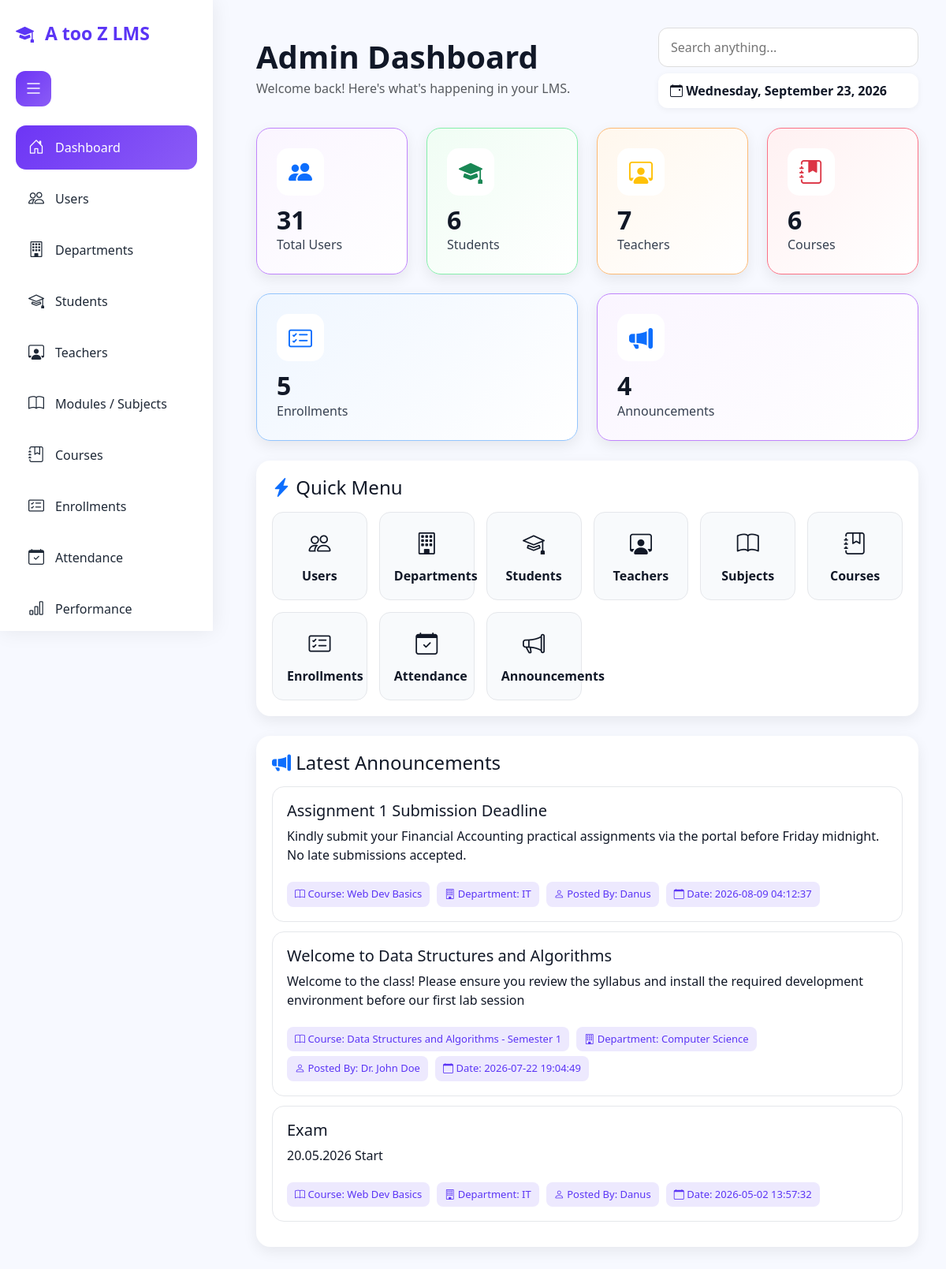
Page /admin/dashboard.php (signed in) on the committed database.
### tables this page shows
CREATE TABLE `announcement` (
  `AnnouncementID` int(11) NOT NULL,
  `Title` varchar(255) DEFAULT NULL,
  `Message` text DEFAULT NULL,
  `CreatedDate` timestamp NOT NULL DEFAULT current_timestamp(),
  `CourseID` int(11) DEFAULT NULL,
  `UserID` int(11) DEFAULT NULL
);

CREATE TABLE `course` (
  `CourseID` int(11) NOT NULL,
  `CourseTitle` varchar(150) NOT NULL,
  `CourseDescription` text DEFAULT NULL,
  `SubjectID` int(11) DEFAULT NULL,
  `TeacherID` int(11) DEFAULT NULL,
  `Semester` varchar(20) DEFAULT NULL,
  `CreatedDate` timestamp NOT NULL DEFAULT current_timestamp()
);

CREATE TABLE `department` (
  `DepartmentID` int(11) NOT NULL,
  `DepartmentName` varchar(100) NOT NULL,
  `Description` text DEFAULT NULL,
  `CreatedDate` timestamp NOT NULL DEFAULT current_timestamp()
);

CREATE TABLE `users` (
  `user_id` int(11) NOT NULL,
  `username` varchar(50) NOT NULL,
  `password` varchar(255) NOT NULL,
  `full_name` varchar(100) NOT NULL,
  `email` varchar(100) DEFAULT NULL,
  `phone` varchar(15) DEFAULT NULL,
  `role` enum('admin','teacher','student') NOT NULL,
  `status` enum('active','inactive') DEFAULT 'active',
  `created_at` timestamp NOT NULL DEFAULT current_timestamp()
);

### admin/dashboard.php (the view, shortened to what this page needs)
<?php
include("../config/db.php");
$users = $conn->query("SELECT COUNT(*) as total FROM users")->fetch_assoc()['total'];
$students = $conn->query("SELECT COUNT(*) as total FROM Student")->fetch_assoc()['total'];
$teachers = $conn->query("SELECT COUNT(*) as total FROM Teacher")->fetch_assoc()['total'];
$courses = $conn->query("SELECT COUNT(*) as total FROM Course")->fetch_assoc()['total'];
$enrollments = $conn->query("SELECT COUNT(*) as total FROM Enrollment")->fetch_assoc()['total'];
$announcements = $conn->query("SELECT COUNT(*) as total FROM Announcement")->fetch_assoc()['total'];
?>
<!DOCTYPE html>
<html lang="en">
<head>
<link href="https://cdn.jsdelivr.net/npm/bootstrap@5.3.0/dist/css/bootstrap.min.css" rel="stylesheet">
<link href="https://cdn.jsdelivr.net/npm/bootstrap-icons/font/bootstrap-icons.css" rel="stylesheet">
</head>
<body>
<div class="wrapper">
<aside class="sidebar" id="sidebar">
    <div class="logo">
        <i class="bi bi-mortarboard-fill"></i>
        <span>A too Z LMS</span>
    </div>
    <div class="left-title">
            <button id="menuToggle" class="toggle-btn">
                <i class="bi bi-list"></i>
            </button>
    </div>
    <br>
    <ul class="menu">
        <li><a href="dashboard.php" class="active"><i class="bi bi-house-door"></i><span>Dashboard</span></a></li>
        <li><a href="manage_users.php"><i class="bi bi-people"></i><span>Users</span></a></li>
        <li><a href="manage_departments.php"><i class="bi bi-building"></i><span>Departments</span></a></li>
        <li><a href="manage_students.php"><i class="bi bi-mortarboard"></i><span>Students</span></a></li>
        <li><a href="manage_teachers.php"><i class="bi bi-person-workspace"></i><span>Teachers</span></a></li>
        <li><a href="manage_subjects.php"><i class="bi bi-book"></i><span>Modules / Subjects</span></a></li>
        <li><a href="manage_courses.php"><i class="bi bi-journal-bookmark"></i><span>Courses</span></a></li>
        <li><a href="manage_enrollment.php"><i class="bi bi-card-checklist"></i><span>Enrollments</span></a></li>
        <li><a href="attendance_report.php"><i class="bi bi-calendar-check"></i><span>Attendance</span></a></li>
        <li><a href="performance_report.php"><i class="bi bi-bar-chart"></i><span>Performance</span></a></li>
    </ul>
</aside>
<main class="content" id="content">
    <div class="topbar">
        <div class="left-title">
            <div>
                <h1 class="fw-bold mb-1">Admin Dashboard</h1>
                <p class="text-muted mb-0">Welcome back! Here's what's happening in your LMS.</p>
            </div>
        </div>
        <div>
            <input type="text" class="search-box" placeholder="Search anything...">
            <div class="date-box mt-2">
                <i class="bi bi-calendar-event"></i>
                <?= date("l, F d, Y") ?>
            </div>
        </div>
    </div>
    <div class="row g-4">
        <div class="col-md-3">
            <div class="stat-card purple">
                <div class="stat-icon bg-white text-primary">
                    <i class="bi bi-people-fill"></i>
                </div>
                <h2><?= $users ?></h2>
                <p>Total Users</p>
            </div>
        </div>
        <div class="col-md-3">
            <div class="stat-card green">
                <div class="stat-icon bg-white text-success">
                    <i class="bi bi-mortarboard-fill"></i>
                </div>
                <h2><?= $students ?></h2>
                <p>Students</p>
            </div>
        </div>
        <div class="col-md-3">
            <div class="stat-card orange">
                <div class="stat-icon bg-white text-warning">
                    <i class="bi bi-person-workspace"></i>
                </div>
                <h2><?= $teachers ?></h2>
                <p>Teachers</p>
            </div>
        </div>
        <div class="col-md-3">
            <div class="stat-card pink">
                <div class="stat-icon bg-white text-danger">
                    <i class="bi bi-journal-bookmark-fill"></i>
                </div>
                <h2><?= $courses ?></h2>
                <p>Courses</p>
            </div>
        </div>
        <div class="col-md-6">
            <div class="stat-card blue">
                <div class="stat-icon bg-white text-primary">
                    <i class="bi bi-card-checklist"></i>
                </div>
                <h2><?= $enrollments ?></h2>
                <p>Enrollments</p>
            </div>
        </div>
        <div class="col-md-6">
            <div class="stat-card purple">
                <div class="stat-icon bg-white text-primary">
                    <i class="bi bi-megaphone-fill"></i>
                </div>
                <h2><?= $announcements ?></h2>
                <p>Announcements</p>
            </div>
        </div>
    </div>
    <div class="section-box">
        <h4 class="mb-3"><i class="bi bi-lightning-charge-fill text-primary"></i> Quick Menu</h4>
        <div class="quick-grid">
            <a href="manage_users.php" class="quick-item"><i class="bi bi-people"></i>Users</a>
            <a href="manage_departments.php" class="quick-item"><i class="bi bi-building"></i>Departments</a>
            <a href="manage_students.php" class="quick-item"><i class="bi bi-mortarboard"></i>Students</a>
            <a href="manage_teachers.php" class="quick-item"><i class="bi bi-person-workspace"></i>Teachers</a>
            <a href="manage_subjects.php" class="quick-item"><i class="bi bi-book"></i>Subjects</a>
            <a href="manage_courses.php" class="quick-item"><i class="bi bi-journal-bookmark"></i>Courses</a>
            <a href="manage_enrollment.php" class="quick-item"><i class="bi bi-card-checklist"></i>Enrollments</a>
            <a href="attendance_report.php" class="quick-item"><i class="bi bi-calendar-check"></i>Attendance</a>
            <a href="announcements.php" class="quick-item"><i class="bi bi-megaphone"></i>Announcements</a>
        </div>
    </div>
    <div class="section-box">
        <h4 class="mb-3"><i class="bi bi-megaphone-fill text-primary"></i> Latest Announcements</h4>
        <?php
        $latest = $conn->query("
        SELECT
            a.Title,
            a.Message,
            a.CreatedDate,
            u.full_name,
            c.CourseTitle,
            d.DepartmentName
        FROM Announcement a
        JOIN users u ON a.UserID = u.user_id
        JOIN Course c ON a.CourseID = c.CourseID
        JOIN Subject s ON c.SubjectID = s.SubjectID
        JOIN Department d ON s.DepartmentID = d.DepartmentID
        ORDER BY a.CreatedDate DESC
        LIMIT 3
        ");
        if ($latest->num_rows == 0) {
            echo "<p class='text-muted'>No announcements available.</p>";
        } else {
            while ($row = $latest->fetch_assoc()) {
                echo "
                <div class='announcement-card'>
                    <h5>".htmlspecialchars($row['Title'])."</h5>
                    <p>".htmlspecialchars($row['Message'])."</p>
                    <span class='badge-soft'><i class='bi bi-book'></i> Course: ".htmlspecialchars($row['CourseTitle'])."</span>
                    <span class='badge-soft'><i class='bi bi-building'></i> Department: ".htmlspecialchars($row['DepartmentName'])."</span>
                    <span class='badge-soft'><i class='bi bi-person'></i> Posted By: ".htmlspecialchars($row['full_name'])."</span>
                    <span class='badge-soft'><i class='bi bi-calendar'></i> Date: ".$row['CreatedDate']."</span>
                </div>";
            }
        }
        ?>
    </div>
</main>
</div>
</body>
</html>

### admin/dashboard.php (style rules this page uses)
body { margin:0; font-family:'Segoe UI', sans-serif; background:#f7f9ff; color:#111827; }
.wrapper { display:flex; }
.sidebar { width:270px; height:100vh; background:#fff; padding:25px 20px; position:fixed; left:0; top:0; box-shadow:0 0 25px rgba(0,0,0,0.08); overflow-y:auto; overflow-x:hidden; transition:all .3s ease; z-index:1000; }
.logo { font-size:23px; font-weight:700; color:#5b35f5; margin-bottom:30px; white-space:nowrap; }
.logo i { margin-right:8px; }
.menu { list-style:none; padding:0; margin:0; }
.menu li { margin-bottom:9px; }
.menu a { text-decoration:none; display:flex; align-items:center; gap:13px; color:#1f2937; padding:13px 15px; border-radius:13px; font-weight:500; white-space:nowrap; }
.menu a i { font-size:20px; min-width:22px; text-align:center; }
.menu a:hover, .menu a.active { background:linear-gradient(135deg,#6d35f5,#8b5cf6); color:white; }
.content { margin-left:290px; padding:35px; width:calc(100% - 290px); transition:all .3s ease; }
.topbar { display:flex; justify-content:space-between; align-items:center; margin-bottom:25px; gap:20px; }
.left-title { display:flex; align-items:center; gap:15px; }
.toggle-btn { border:none; background:linear-gradient(135deg,#6d35f5,#8b5cf6); color:white; width:45px; height:45px; border-radius:12px; font-size:24px; cursor:pointer; }
.search-box { width:330px; border:1px solid #ddd; border-radius:12px; padding:12px 15px; background:white; }
.date-box { background:white; padding:10px 15px; border-radius:12px; box-shadow:0 2px 8px rgba(0,0,0,0.05); font-weight:600; }
.stat-card { border-radius:18px; padding:25px; min-height:150px; background:white; box-shadow:0 6px 18px rgba(0,0,0,0.08); transition:.3s; }
.stat-icon { width:60px; height:60px; border-radius:15px; display:flex; align-items:center; justify-content:center; font-size:30px; margin-bottom:12px; }
.stat-card h2 { font-weight:700; margin:0; }
.stat-card p { margin:0; color:#374151; font-weight:500; }
.purple { background:linear-gradient(135deg,#faf5ff,#ffffff); border:1px solid #c084fc; }
.green { background:linear-gradient(135deg,#f0fdf4,#ffffff); border:1px solid #86efac; }
.orange { background:linear-gradient(135deg,#fff7ed,#ffffff); border:1px solid #fdba74; }
.pink { background:linear-gradient(135deg,#fff1f2,#ffffff); border:1px solid #fb7185; }
.blue { background:linear-gradient(135deg,#eff6ff,#ffffff); border:1px solid #93c5fd; }
.section-box { background:white; border-radius:18px; padding:20px; margin-top:25px; box-shadow:0 6px 18px rgba(0,0,0,0.07); }
.quick-grid { display:grid; grid-template-columns:repeat(auto-fit,minmax(120px,1fr)); gap:15px; }
.quick-item { text-decoration:none; color:#111827; padding:18px; border-radius:14px; text-align:center; background:#f8fafc; border:1px solid #e5e7eb; font-weight:600; transition:.3s; }
.quick-item i { font-size:28px; display:block; margin-bottom:8px; }
.announcement-card { background:#fff; border:1px solid #e5e7eb; border-radius:15px; padding:18px; margin-bottom:12px; }
.badge-soft { background:#ede9fe; color:#5b35f5; padding:6px 10px; border-radius:8px; font-size:13px; margin-right:5px; display:inline-block; margin-top:6px; }

### rows in the picture
announcement: Title "Assignment 1 Submission Deadline", Message "Kindly submit your Financial Accounting practical assignments via the portal before Friday midnight. No late submissions accepted.", CourseID.CourseTitle "Web Dev Basics", department.DepartmentName "IT", UserID.full_name "Danus", CreatedDate "2026-08-09 04:12:37"
announcement: Title "Welcome to Data Structures and Algorithms", Message "Welcome to the class! Please ensure you review the syllabus and install the required development environment before our first lab session", CourseID.CourseTitle "Data Structures and Algorithms - Semester 1", department.DepartmentName "Computer Science", UserID.full_name "Dr. John Doe", CreatedDate "2026-07-22 19:04:49"
announcement: Title "Exam", Message "20.05.2026 Start", CourseID.CourseTitle "Web Dev Basics", department.DepartmentName "IT", UserID.full_name "Danus", CreatedDate "2026-05-02 13:57:32"

### other values in the picture
$users "31"
$students "6"
$teachers "7"
$courses "6"
$enrollments "5"
$announcements "4"
